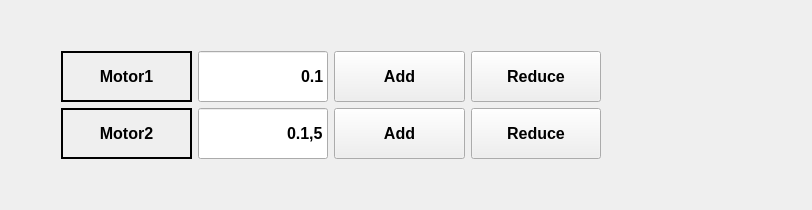
                <widget class="QWidget" name="tab_9">
                 <attribute name="title">
                  <string>Joint</string>
                 </attribute>
                 <layout class="QGridLayout" name="gridLayout_8">
                  <item row="1" column="4">
                   <widget class="QPushButton" name="pushButton_Motor1_Reduce">
                    <property name="sizePolicy">
                     <sizepolicy hsizetype="Expanding" vsizetype="Fixed">
                      <horstretch>0</horstretch>
                      <verstretch>0</verstretch>
                     </sizepolicy>
                    </property>
                    <property name="minimumSize">
                     <size>
                      <width>121</width>
                      <height>51</height>
                     </size>
                    </property>
                    <property name="font">
                     <font>
                      <pointsize>12</pointsize>
                      <weight>75</weight>
                      <bold>true</bold>
                     </font>
                    </property>
                    <property name="text">
                     <string>Reduce</string>
                    </property>
                   </widget>
                  </item>
                  <item row="1" column="2">
                   <widget class="QLineEdit" name="lineEdit_Motor1">
                    <property name="sizePolicy">
                     <sizepolicy hsizetype="Expanding" vsizetype="Fixed">
                      <horstretch>0</horstretch>
                      <verstretch>0</verstretch>
                     </sizepolicy>
                    </property>
                    <property name="minimumSize">
                     <size>
                      <width>121</width>
                      <height>51</height>
                     </size>
                    </property>
                    <property name="font">
                     <font>
                      <pointsize>12</pointsize>
                      <weight>75</weight>
                      <bold>true</bold>
                     </font>
                    </property>
                    <property name="text">
                     <string>0.1</string>
                    </property>
                    <property name="alignment">
                     <set>Qt::AlignRight|Qt::AlignTrailing|Qt::AlignVCenter</set>
                    </property>
                   </widget>
                  </item>
                  <item row="2" column="5">
                   <spacer name="horizontalSpacer_4">
                    <property name="orientation">
                     <enum>Qt::Horizontal</enum>
                    </property>
                    <property name="sizeHint" stdset="0">
                     <size>
                      <width>200</width>
                      <height>20</height>
                     </size>
                    </property>
                   </spacer>
                  </item>
                  <item row="2" column="2">
                   <widget class="QLineEdit" name="lineEdit_Motor2">
                    <property name="sizePolicy">
                     <sizepolicy hsizetype="Expanding" vsizetype="Fixed">
                      <horstretch>1</horstretch>
                      <verstretch>0</verstretch>
                     </sizepolicy>
                    </property>
                    <property name="minimumSize">
                     <size>
                      <width>121</width>
                      <height>51</height>
                     </size>
                    </property>
                    <property name="font">
                     <font>
                      <pointsize>12</pointsize>
                      <weight>75</weight>
                      <bold>true</bold>
                     </font>
                    </property>
                    <property name="text">
                     <string>0.1,5</string>
                    </property>
                    <property name="alignment">
                     <set>Qt::AlignRight|Qt::AlignTrailing|Qt::AlignVCenter</set>
                    </property>
                   </widget>
                  </item>
                  <item row="3" column="3">
                   <spacer name="verticalSpacer_4">
                    <property name="orientation">
                     <enum>Qt::Vertical</enum>
                    </property>
                    <property name="sizeHint" stdset="0">
                     <size>
                      <width>20</width>
                      <height>40</height>
                     </size>
                    </property>
                   </spacer>
                  </item>
                  <item row="1" column="1">
                   <widget class="QLabel" name="label_Joint_Motor1">
                    <property name="sizePolicy">
                     <sizepolicy hsizetype="Expanding" vsizetype="Preferred">
                      <horstretch>0</horstretch>
                      <verstretch>0</verstretch>
                     </sizepolicy>
                    </property>
                    <property name="minimumSize">
                     <size>
                      <width>121</width>
                      <height>51</height>
                     </size>
                    </property>
                    <property name="font">
                     <font>
                      <pointsize>12</pointsize>
                      <weight>75</weight>
                      <bold>true</bold>
                     </font>
                    </property>
                    <property name="frameShape">
                     <enum>QFrame::Box</enum>
                    </property>
                    <property name="lineWidth">
                     <number>2</number>
                    </property>
                    <property name="text">
                     <string>Motor1</string>
                    </property>
                    <property name="alignment">
                     <set>Qt::AlignCenter</set>
                    </property>
                   </widget>
                  </item>
                  <item row="0" column="3">
                   <spacer name="verticalSpacer_6">
                    <property name="orientation">
                     <enum>Qt::Vertical</enum>
                    </property>
                    <property name="sizeType">
                     <enum>QSizePolicy::Fixed</enum>
                    </property>
                    <property name="sizeHint" stdset="0">
                     <size>
                      <width>20</width>
                      <height>40</height>
                     </size>
                    </property>
                   </spacer>
                  </item>
                  <item row="2" column="3">
                   <widget class="QPushButton" name="pushButton_Motor2_Add">
                    <property name="sizePolicy">
                     <sizepolicy hsizetype="Expanding" vsizetype="Fixed">
                      <horstretch>1</horstretch>
                      <verstretch>0</verstretch>
                     </sizepolicy>
                    </property>
                    <property name="minimumSize">
                     <size>
                      <width>121</width>
                      <height>51</height>
                     </size>
                    </property>
                    <property name="font">
                     <font>
                      <pointsize>12</pointsize>
                      <weight>75</weight>
                      <bold>true</bold>
                     </font>
                    </property>
                    <property name="text">
                     <string>Add</string>
                    </property>
                   </widget>
                  </item>
                  <item row="2" column="4">
                   <widget class="QPushButton" name="pushButton_Motor2_Reduce">
                    <property name="sizePolicy">
                     <sizepolicy hsizetype="Expanding" vsizetype="Fixed">
                      <horstretch>1</horstretch>
                      <verstretch>0</verstretch>
                     </sizepolicy>
                    </property>
                    <property name="minimumSize">
                     <size>
                      <width>121</width>
                      <height>51</height>
                     </size>
                    </property>
                    <property name="font">
                     <font>
                      <pointsize>12</pointsize>
                      <weight>75</weight>
                      <bold>true</bold>
                     </font>
                    </property>
                    <property name="text">
                     <string>Reduce</string>
                    </property>
                   </widget>
                  </item>
                  <item row="2" column="1">
                   <widget class="QLabel" name="label_Joint_Motor2">
                    <property name="sizePolicy">
                     <sizepolicy hsizetype="Expanding" vsizetype="Preferred">
                      <horstretch>1</horstretch>
                      <verstretch>0</verstretch>
                     </sizepolicy>
                    </property>
                    <property name="minimumSize">
                     <size>
                      <width>121</width>
                      <height>51</height>
                     </size>
                    </property>
                    <property name="font">
                     <font>
                      <pointsize>12</pointsize>
                      <weight>75</weight>
                      <bold>true</bold>
                     </font>
                    </property>
                    <property name="frameShape">
                     <enum>QFrame::Box</enum>
                    </property>
                    <property name="lineWidth">
                     <number>2</number>
                    </property>
                    <property name="text">
                     <string>Motor2</string>
                    </property>
                    <property name="alignment">
                     <set>Qt::AlignCenter</set>
                    </property>
                   </widget>
                  </item>
                  <item row="2" column="0">
                   <spacer name="horizontalSpacer_8">
                    <property name="orientation">
                     <enum>Qt::Horizontal</enum>
                    </property>
                    <property name="sizeType">
                     <enum>QSizePolicy::Expanding</enum>
                    </property>
                    <property name="sizeHint" stdset="0">
                     <size>
                      <width>50</width>
                      <height>20</height>
                     </size>
                    </property>
                   </spacer>
                  </item>
                  <item row="1" column="3">
                   <widget class="QPushButton" name="pushButton_Motor1_Add">
                    <property name="sizePolicy">
                     <sizepolicy hsizetype="Expanding" vsizetype="Fixed">
                      <horstretch>0</horstretch>
                      <verstretch>0</verstretch>
                     </sizepolicy>
                    </property>
                    <property name="minimumSize">
                     <size>
                      <width>121</width>
                      <height>51</height>
                     </size>
                    </property>
                    <property name="font">
                     <font>
                      <pointsize>12</pointsize>
                      <weight>75</weight>
                      <bold>true</bold>
                     </font>
                    </property>
                    <property name="text">
                     <string>Add</string>
                    </property>
                   </widget>
                  </item>
                 </layout>
                </widget>
